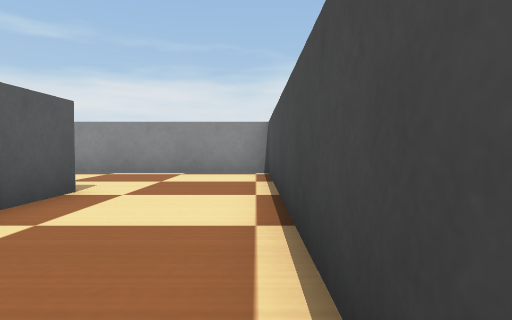
View 1 (above)

16 first-person views from a walk through a Webots world. The camera is 0.07 m above the floor, tilts 2° down and sees 75° across. The floor is counted in squares, 0.1 m on a side. Each view is taken from the middle of a square. On the plan, view 1 faces up. The plan holds only what a view shows up to about 11 squares ahead; the rest is blank. The place goes on beyond the plan. The robots in the file are not drawn. Webots' stock objects and surfaces are drawn as simple stand-ins.

View 2
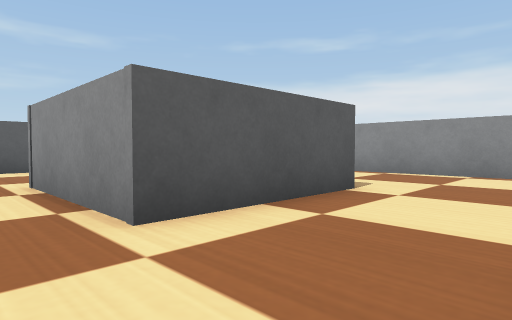

View 3
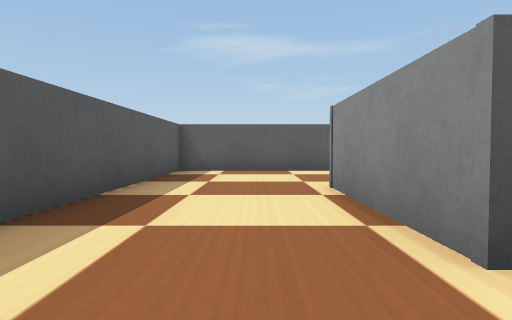

View 4
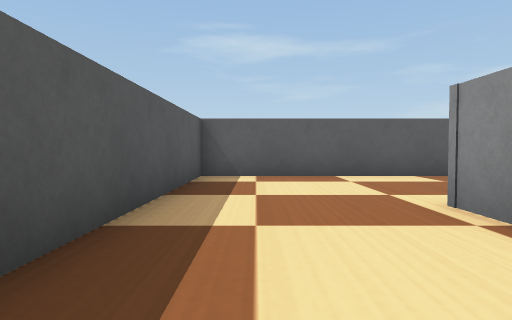

View 5
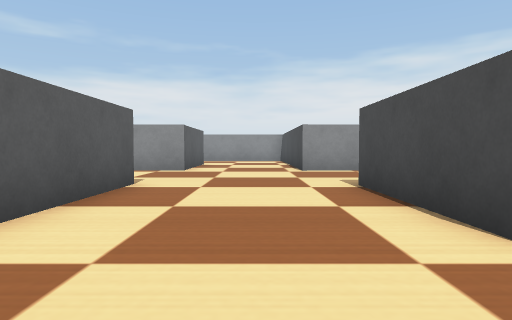

View 6
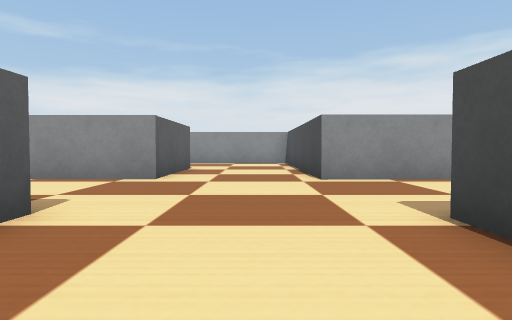

View 7
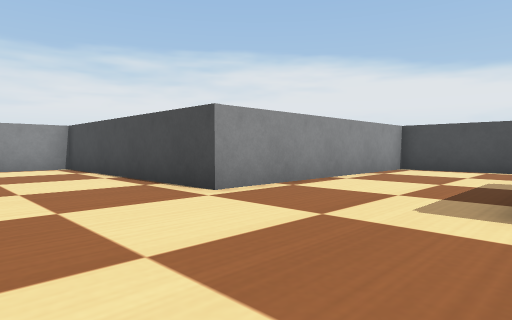

View 8
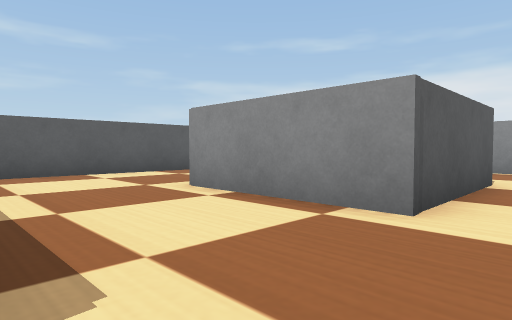

View 9
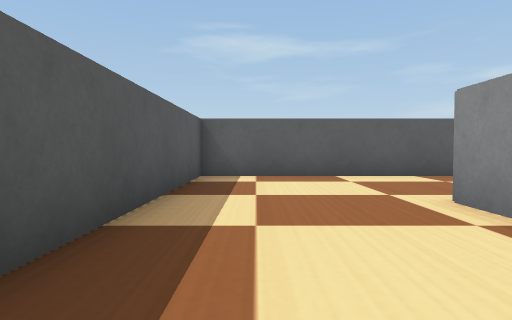

View 10
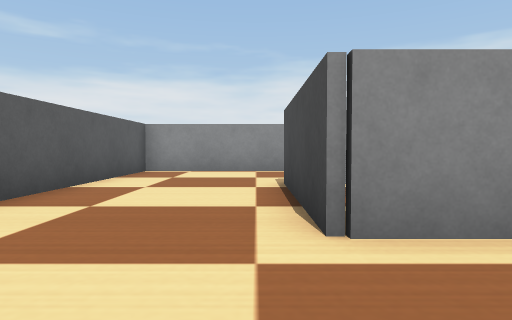

View 11
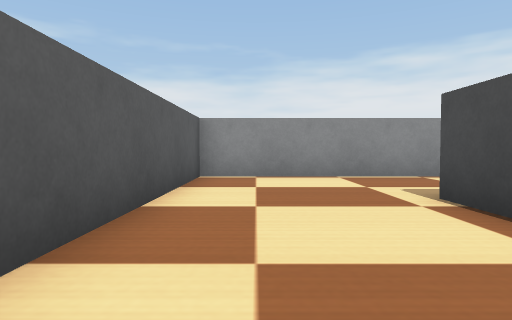

View 12
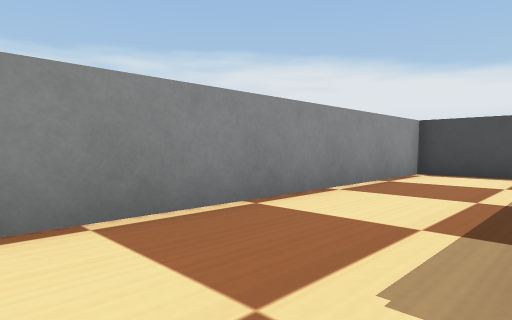

View 13
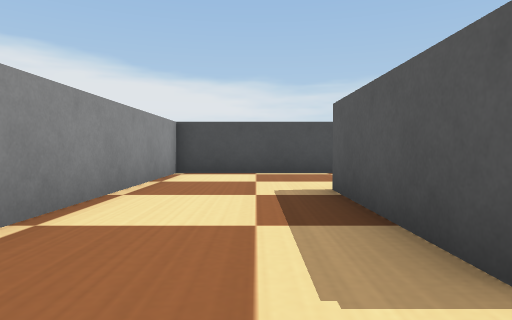

View 14
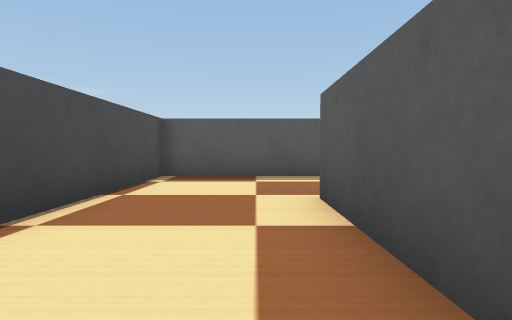

View 15
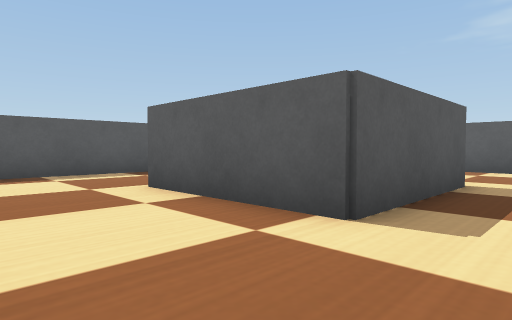

View 16
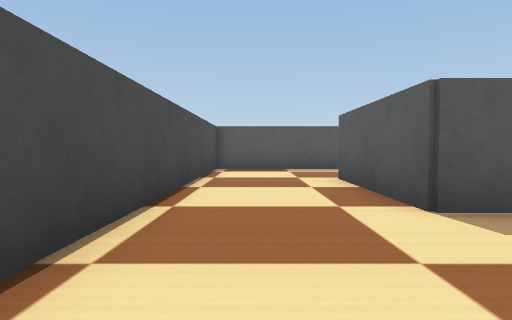

### Floor plan
Ten units are one square. View 1 is at (0, 0); x grows to the right and y downward. Boxes are objects, and circles mark ways between rooms. Rooms are numbered by the first view taken in them; rooms with no view inside come last. Other rooms are left out.
<svg viewBox="-199 -178 208 207">
<path fill="none" stroke="#000" d="M-70 -14 -70 -54 -29 -54 -29 -14 -70 -14M-114 -46 -114 24 4 24 4 -92M4 -96 -75 -96M-154 -137 -114 -137 -114 -96 -154 -96 -154 -137M-114 -56 -114 -46M-75 -96 -75 -173 -194 -173 -194 -56 -127 -56"/>
<circle cx="-92" cy="-68" r="3" fill="#2a7"/>
<text x="-50" y="-10">1</text>
<text x="-160" y="-120">2</text>
</svg>
Room 1 opens to room 2.

Where each view was taken, in squares from view 1:
view 1: 0 up, 0 right, facing up
view 2: 0 up, 0 right, facing up-left
view 3: 0 up, 1 left, facing left
view 4: 1 down, 3 left, facing left
view 5: 1 down, 9 left, facing up
view 6: 2 up, 9 left, facing up
view 7: 5 up, 11 left, facing up-right
view 8: 6 up, 10 left, facing up-left
view 9: 7 up, 11 left, facing left
view 10: 7 up, 16 left, facing up
view 11: 9 up, 18 left, facing up
view 12: 14 up, 17 left, facing up-right
view 13: 15 up, 17 left, facing right
view 14: 6 up, 2 left, facing down
view 15: 7 up, 0 right, facing down-left
view 16: 9 up, 1 left, facing down
